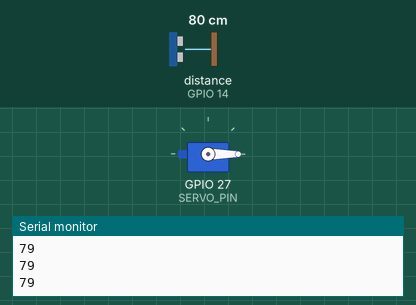
Simulated run of this sketch. Board: ESP32. Shown: servo, the last lines printed to the serial monitor. Wiring (inferred from the names in the program): ultrasonic range finder: trigger GPIO 26; echo GPIO 14. The inputs (shaded band) are chosen by the test bench; at power-on: distance to the obstacle (sensor on GPIO 14) 80 cm. The echo pulse lasts 58.3 µs per cm.

Above: at 1.2 s.
1.3 s: distance to the obstacle (sensor on GPIO 14) set to 22 cm
2.8 s: distance to the obstacle (sensor on GPIO 14) set to 18 cm
At 3.44 s:
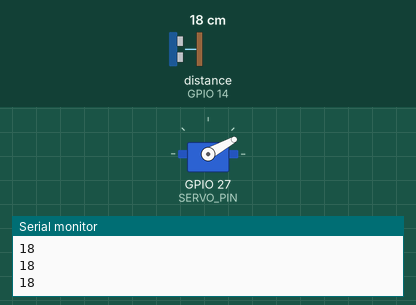
At 5.2 s:
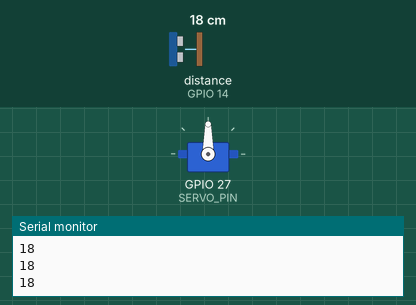
Timing chart, 0 to 6.7 s (numbered marks = the images above; inputs shaded):
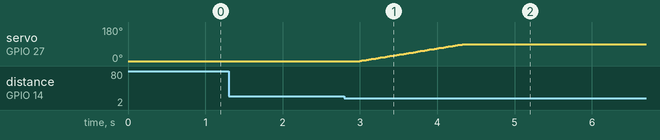

The sketch:

bin_opener.ino
```cpp
#define TRIG_PIN 26
#define ECHO_PIN 14
#define SERVO_PIN 27

#include <ESP32Servo.h>
Servo lidServo;

const int CLOSED_ANGLE = 0;
const int OPEN_ANGLE = 90; // tune once mechanically mounted
const int STEP_DELAY_MS = 15; // time between each 1-degree servo step

const int TRIGGER_DISTANCE_CM = 20; // tune to your real swipe distance
const int STABLE_READS_NEEDED = 3;
const unsigned long OPEN_DURATION = 10000; // 10 seconds
const unsigned long SENSOR_SETTLE_MS = 65; // HC-SR04 needs ~60ms+ between pings to avoid echo interference

const int NO_ECHO = -1; // sentinel: sensor timed out, reading is inconclusive, not "far away"

enum LidState { CLOSED, OPENING, OPEN, CLOSING };
LidState state = CLOSED;

int consecutiveCloseReads = 0;
unsigned long openedAt = 0;
int currentServoAngle = CLOSED_ANGLE;
unsigned long lastStepTime = 0;
unsigned long lastMeasureTime = 0;

long measureDistance() {
  digitalWrite(TRIG_PIN, LOW);
  delayMicroseconds(2);
  digitalWrite(TRIG_PIN, HIGH);
  delayMicroseconds(10);
  digitalWrite(TRIG_PIN, LOW);
  long duration = pulseIn(ECHO_PIN, HIGH, 30000);
  if (duration == 0) return NO_ECHO; // timeout — inconclusive, not a confirmed "far" reading
  return duration * 0.0343 / 2;
}

// moves servo one step closer to target, non-blocking. returns true once target reached.
bool stepTowards(int target) {
  if (millis() - lastStepTime < STEP_DELAY_MS) return false;
  lastStepTime = millis();

  if (currentServoAngle < target) currentServoAngle++;
  else if (currentServoAngle > target) currentServoAngle--;

  lidServo.write(currentServoAngle);
  return currentServoAngle == target;
}

void setup() {
  Serial.begin(115200);
  pinMode(TRIG_PIN, OUTPUT);
  pinMode(ECHO_PIN, INPUT);
  lidServo.attach(SERVO_PIN);
  lidServo.write(CLOSED_ANGLE);
  currentServoAngle = CLOSED_ANGLE;
}

void loop() {
  // Only take a new sensor reading every SENSOR_SETTLE_MS — this replaces a blanket
  // delay() with a non-blocking timer, so the servo stepping (which needs to run every
  // loop iteration during OPENING/CLOSING) is never held up waiting on the sensor.
  long dist = NO_ECHO;
  bool gotNewReading = false;
  if (millis() - lastMeasureTime >= SENSOR_SETTLE_MS) {
    dist = measureDistance();
    lastMeasureTime = millis();
    gotNewReading = true;
    Serial.println(dist); // temporary diagnostic
  }

  switch (state) {
    case CLOSED:
      if (gotNewReading) {
        if (dist != NO_ECHO && dist < TRIGGER_DISTANCE_CM) {
          consecutiveCloseReads++;
        } else if (dist != NO_ECHO) {
          // a genuine "far" reading — reset. A timeout does NOT reset; it's inconclusive.
          consecutiveCloseReads = 0;
        }
      }
      if (consecutiveCloseReads >= STABLE_READS_NEEDED) {
        state = OPENING;
        consecutiveCloseReads = 0;
        Serial.println("STATE -> OPENING");
      }
      break;

    case OPENING:
      if (stepTowards(OPEN_ANGLE)) {
        state = OPEN;
        openedAt = millis();
        Serial.println("STATE -> OPEN");
      }
      break;

    case OPEN:
      if (gotNewReading && dist != NO_ECHO && dist < TRIGGER_DISTANCE_CM) {
        openedAt = millis(); // re-swipe resets the close timer
      }
      if (millis() - openedAt >= OPEN_DURATION) {
        state = CLOSING;
        Serial.println("STATE -> CLOSING");
      }
      break;

    case CLOSING:
      if (stepTowards(CLOSED_ANGLE)) {
        state = CLOSED;
        Serial.println("STATE -> CLOSED");
      }
      break;
  }
}
```

Measured:
- the behaviour switches between 21 and 20 cm on distance to the obstacle (sensor on GPIO 14) (found by bisection; images 0 and 1)
- after the input at 2.8 s, servo on GPIO 27 (SERVO_PIN): moves from 0° to 90° over 1.3 s, starting after 0.19 s
